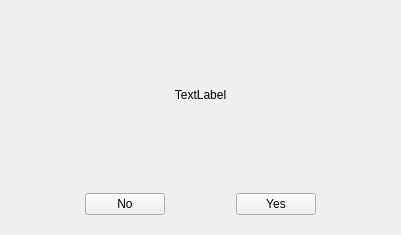
<?xml version="1.0" encoding="UTF-8"?>
<ui version="4.0">
 <class>HNMsgBox</class>
 <widget class="HNDialog" name="HNMsgBox">
  <property name="geometry">
   <rect>
    <x>0</x>
    <y>0</y>
    <width>401</width>
    <height>235</height>
   </rect>
  </property>
  <property name="windowTitle">
   <string>Dialog</string>
  </property>
  <layout class="QGridLayout" name="gridLayout">
   <item row="1" column="2">
    <widget class="QStackedWidget" name="stwBtn">
     <property name="sizePolicy">
      <sizepolicy hsizetype="Preferred" vsizetype="Fixed">
       <horstretch>0</horstretch>
       <verstretch>0</verstretch>
      </sizepolicy>
     </property>
     <property name="currentIndex">
      <number>0</number>
     </property>
     <widget class="QWidget" name="page">
      <layout class="QHBoxLayout" name="horizontalLayout">
       <item>
        <spacer name="horizontalSpacer">
         <property name="orientation">
          <enum>Qt::Horizontal</enum>
         </property>
         <property name="sizeHint" stdset="0">
          <size>
           <width>40</width>
           <height>20</height>
          </size>
         </property>
        </spacer>
       </item>
       <item>
        <widget class="HNPushButton" name="btn_no">
         <property name="text">
          <string>No</string>
         </property>
        </widget>
       </item>
       <item>
        <spacer name="horizontalSpacer_3">
         <property name="orientation">
          <enum>Qt::Horizontal</enum>
         </property>
         <property name="sizeHint" stdset="0">
          <size>
           <width>22</width>
           <height>20</height>
          </size>
         </property>
        </spacer>
       </item>
       <item>
        <widget class="HNPushButton" name="btn_yes">
         <property name="text">
          <string>Yes</string>
         </property>
        </widget>
       </item>
       <item>
        <spacer name="horizontalSpacer_2">
         <property name="orientation">
          <enum>Qt::Horizontal</enum>
         </property>
         <property name="sizeHint" stdset="0">
          <size>
           <width>40</width>
           <height>20</height>
          </size>
         </property>
        </spacer>
       </item>
      </layout>
     </widget>
     <widget class="QWidget" name="page_2">
      <layout class="QHBoxLayout" name="horizontalLayout_2">
       <item>
        <spacer name="horizontalSpacer_4">
         <property name="orientation">
          <enum>Qt::Horizontal</enum>
         </property>
         <property name="sizeHint" stdset="0">
          <size>
           <width>76</width>
           <height>20</height>
          </size>
         </property>
        </spacer>
       </item>
       <item>
        <widget class="HNPushButton" name="btn_yes2">
         <property name="text">
          <string>Yes</string>
         </property>
        </widget>
       </item>
       <item>
        <spacer name="horizontalSpacer_5">
         <property name="orientation">
          <enum>Qt::Horizontal</enum>
         </property>
         <property name="sizeHint" stdset="0">
          <size>
           <width>76</width>
           <height>20</height>
          </size>
         </property>
        </spacer>
       </item>
      </layout>
     </widget>
     <widget class="QWidget" name="page_3"/>
    </widget>
   </item>
   <item row="0" column="2">
    <widget class="QLabel" name="lb_content">
     <property name="sizePolicy">
      <sizepolicy hsizetype="Preferred" vsizetype="Preferred">
       <horstretch>0</horstretch>
       <verstretch>0</verstretch>
      </sizepolicy>
     </property>
     <property name="text">
      <string>TextLabel</string>
     </property>
     <property name="alignment">
      <set>Qt::AlignCenter</set>
     </property>
    </widget>
   </item>
  </layout>
 </widget>
 <customwidgets>
  <customwidget>
   <class>HNPushButton</class>
   <extends>QPushButton</extends>
   <header>hnpushbutton.h</header>
  </customwidget>
  <customwidget>
   <class>HNDialog</class>
   <extends>QWidget</extends>
   <header>hndialog.h</header>
   <container>1</container>
  </customwidget>
 </customwidgets>
 <resources/>
 <connections/>
</ui>
